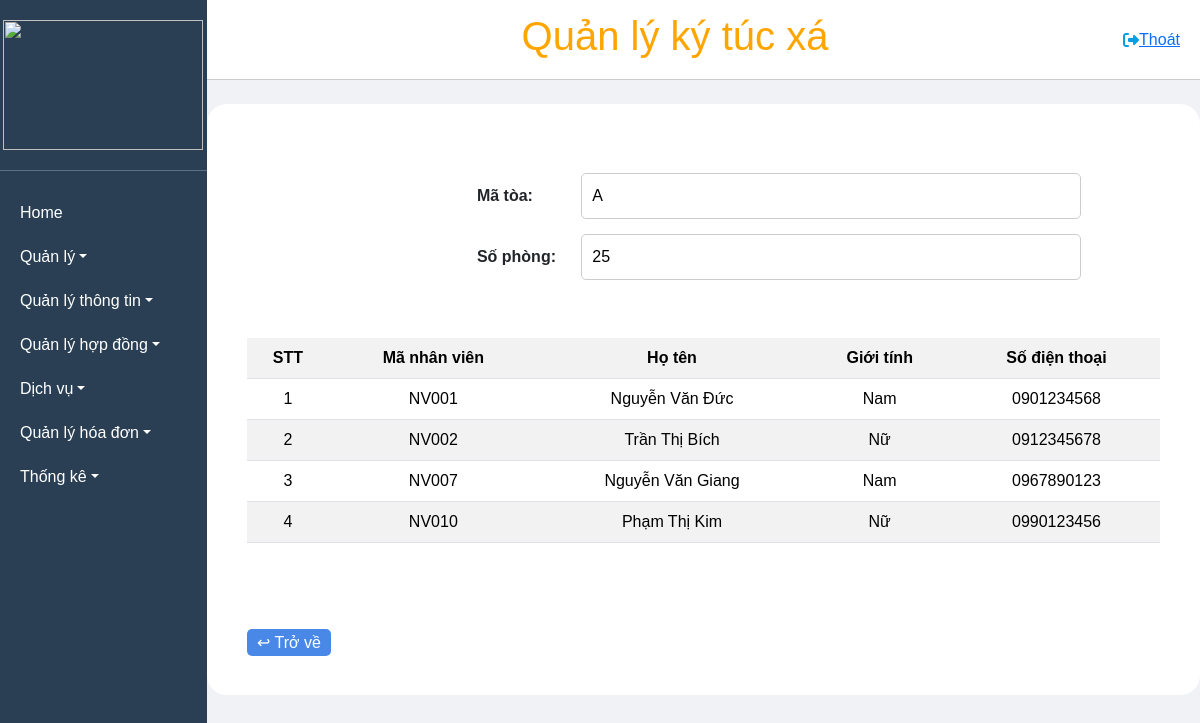
/Toa_c/lien_ket/A, run on the app's committed database.
### tables this page shows
CREATE TABLE `toa` (
  `maToa` varchar(50) NOT NULL,
  `soPhong` int(50) NOT NULL
);

CREATE TABLE `nhanvien` (
  `MaNhanVien` varchar(50) NOT NULL,
  `TenNhanVien` varchar(50) NOT NULL,
  `GioiTinh` varchar(10) NOT NULL,
  `NgaySinh` date NOT NULL,
  `DiaChi` varchar(100) NOT NULL,
  `SoDienThoai` varchar(20) NOT NULL,
  `maToa` varchar(50) NOT NULL
);

### MVC/Core/controller.php (called while the page is built, shortened)
<?php
class controller
{
    public function model($model)
    {
        return new $model;
    }
    public function view($view, $data = [])
    {
        require_once './MVC/Views/' . $view . '.php';
    }
}

### MVC/Controllers/Toa_c.php (called while the page is built, shortened)
<?php
class Toa_c extends controller
{
    private $ds;
    function __construct()
    {
        $this->ds = $this->model('Toa_m');
    }
    function lien_ket($matoa)
    {
        $dulieu = $this->ds->find3($matoa);
        $this->view('Masterlayout', [
            'page' => 'Chitiettoa_v',
            'dulieu1' => $this->ds->ds_nv($matoa),
            'dulieu' => $dulieu,
        ]);
    }
}
?>

### MVC/Core/app.php (called while the page is built, shortened)
<?php
class app
{
    protected $action = 'Get_data';
    function __construct()
    {
        $arr = $this->processURL();
        if ($arr != null) {
            if (file_exists('./MVC/Controllers/' . $arr[0] . '.php')) {
                $this->controller = $arr[0];
                unset($arr[0]);
            }
        }
        $this->controller = new $this->controller;
        if (isset($arr[1])) {
            if (method_exists($this->controller, $arr[1])) {
                $this->action = $arr[1];
            }
            unset($arr[1]);
        }
        $this->param = $arr ? array_values($arr) : [];
        call_user_func_array([$this->controller, $this->action], $this->param);
    }
    function processURL()
    {
        if (isset($_GET['url'])) {
            return explode('/', filter_var(trim($_GET['url']), FILTER_DEFAULT));
        }
    }
}

### index.php (called while the page is built, shortened)
<?php
$app = new app();
?>

### MVC/Core/connectDB.php (called while the page is built, shortened)
<?php
class connectDB
{
    protected $serverName = "localhost";
    protected $userName = "root";
    protected $pwd = "";
    protected $dbName = "qlktx";
    function __construct()
    {
        $this->conn = mysqli_connect($this->serverName, $this->userName, $this->pwd, $this->dbName);
    }
}

### MVC/Models/Toa_m.php (called while the page is built, shortened)
<?php
class Toa_m extends connectDB{
    public function ds_nv($matoa){
        $sql = "SELECT nhanvien.MaNhanVien, nhanvien.TenNhanVien, nhanvien.SoDienThoai, nhanvien.GioiTinh
                FROM nhanvien, toa
                WHERE nhanvien.maToa=toa.maToa AND toa.maToa=N'$matoa'";
        return mysqli_query($this->conn, $sql);
    }
    function find3($matoa){
        $sql = "SELECT * FROM toa WHERE maToa = '$matoa'";
        return mysqli_query($this->conn, $sql);
    }
}
?>

### MVC/Views/Pages/Chitiettoa_v.php (the view, shortened to what this page needs)
<!DOCTYPE html>
<html lang="en">
<head>
</head>
<body>
<form method="post" action="">
        <br>
        <div class="form-inline" >
        <div>
                <?php
                if(isset($data['dulieu'])&& mysqli_num_rows($data['dulieu'])>0){
                    while($row=mysqli_fetch_array($data['dulieu'])){
                ?>
                <br>
                    <div style="padding-left: 230px">
                        <label  for="txtMatoa">Mã tòa:</label>
                        <input type="text"  name="txtMatoa" value="<?php echo $row['maToa'] ?> "  readonly>
                        <br>
                        <label  for="txtSophong">Số phòng:</label>
                        <input type="number" name="txtSophong" value="<?php echo $row['soPhong'] ?>"  readonly>
                    </div>
                <?php
                    }
                }
                ?>
        <br>
        <br>
        <table class="table table-striped" style="text-align:center " >
                <tr style="background:ccc">
                    <th>STT</th>
                    <th>Mã nhân viên</th>
                    <th>Họ tên</th>
                    <th>Giới tính</th>
                    <th>Số điện thoại</th>
                </tr>
                <?php
                if (isset($data['dulieu1']) && mysqli_num_rows($data['dulieu1']) > 0) {
                    $i = 0;
                    while ($row = mysqli_fetch_assoc($data['dulieu1'])) {
                        ?>
                    <tr >
                         <td><?php echo (++$i) ?></td>
                        <td><?php echo $row['MaNhanVien'] ?></td>
                        <td><?php echo $row['TenNhanVien'] ?></td>
                        <td><?php echo $row['GioiTinh'] ?></td>
                        <td><?php echo $row['SoDienThoai'] ?></td>
                     </tr>
                         <?php
                    }
                }
                ?>
        </table>
        </div>
        <br>
        <br>
        <br>
        <a class="link" href="javascript:history.go(-1);" >↩ Trở về</a>
      </form>
</body>
</html>

### Public/CSS/style.css (style rules this page uses)
* { padding: 0; margin: 0; box-sizing: border-box; }
body { background-color: #F0F2F5; }

### Public/CSS/master.css (style rules this page uses)
* { margin: 0; padding: 0; box-sizing: border-box; font-family: Arial, sans-serif; }
html, body { height: 100%; overflow: hidden; }

### Public/CSS/l1.css (style rules this page uses)
.form-inline { border-radius: 20px; background-color: white; padding: 40px; text-align: left; }

### MVC/Views/Pages/Chitiettoa_v.php (style rules this page uses)
.link { width: auto; padding: 5px 10px; border: none; border-radius: 5px; background-color: #4988e6; color: white; cursor: pointer; text-decoration: none; }
label { width: 100px; font-weight: bold; }
input[type="text"], textarea, input[type="number"],input[type="date"],select,input[type="email"],input[type="file"] { width: 500px; padding: 10px; margin-top: 5px; margin-bottom: 10px; border-radius: 5px; border: 1px solid #ccc; outline: none; }

### data on the page
toa: txtMatoa "A", txtSophong "25"
nhanvien: MaNhanVien "NV001", TenNhanVien "Nguyễn Văn Đức", GioiTinh "Nam", SoDienThoai "0901234568"
nhanvien: MaNhanVien "NV002", TenNhanVien "Trần Thị Bích", GioiTinh "Nữ", SoDienThoai "0912345678"
nhanvien: MaNhanVien "NV007", TenNhanVien "Nguyễn Văn Giang", GioiTinh "Nam", SoDienThoai "0967890123"
nhanvien: MaNhanVien "NV010", TenNhanVien "Phạm Thị Kim", GioiTinh "Nữ", SoDienThoai "0990123456"
